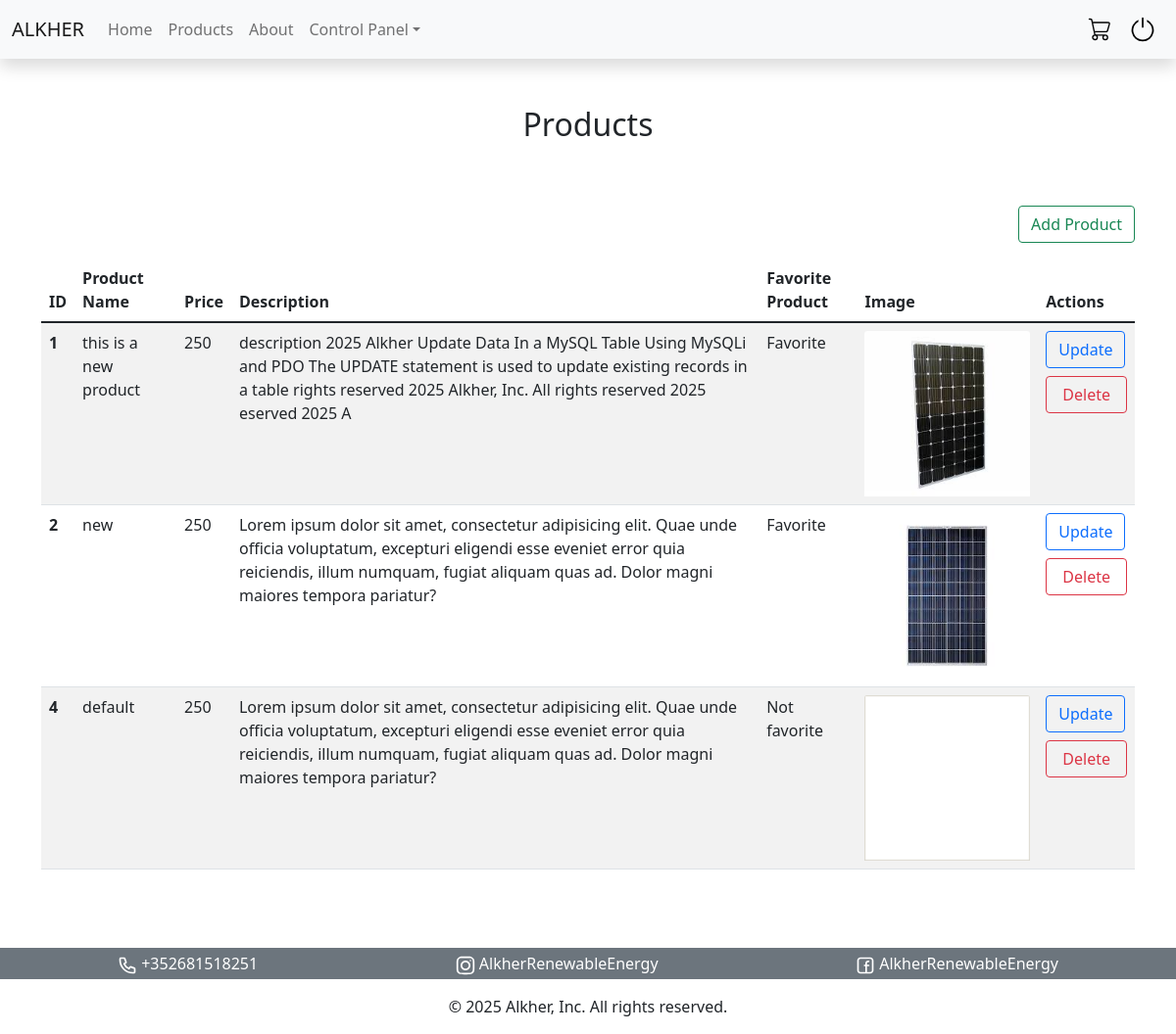
The app's page /manage_products.php (signed in) with its own data.
### tables this page shows
CREATE TABLE `products` (
  `id` bigint(20) UNSIGNED NOT NULL,
  `product_name` varchar(255) NOT NULL,
  `price` int(11) UNSIGNED NOT NULL,
  `description` text NOT NULL,
  `image` varchar(255) DEFAULT NULL,
  `favorite_product` tinyint(4) DEFAULT NULL,
  `created_at` timestamp NOT NULL DEFAULT current_timestamp(),
  `updated_at` timestamp NOT NULL DEFAULT current_timestamp() ON UPDATE current_timestamp()
);

### manage_products.php (the view, shortened to what this page needs)
<!DOCTYPE html>
<html lang="en">
<head>
    <link href="https://cdn.jsdelivr.net/npm/bootstrap@5.1.3/dist/css/bootstrap.min.css" rel="stylesheet">
</head>
<body>
    <?php include "./components/navbar.php"; ?>
    <div class="h2 text-center mt-5">Products</div>
    <div class="container my-5 py-3">
    <?php
    if (isset($_SESSION['role'])) {
        echo '<div class="text-end mb-3"><a href="./add_product.php" class="btn btn-outline-success">Add Product</a></div>
    <table class="table table-striped">
        <thead>
            <tr>
                <th scope="col">ID</th>
                <th scope="col">Product Name</th>
                <th scope="col">Price</th>
                <th scope="col">Description</th>
                <th scope="col">Favorite Product</th>
                <th scope="col">Image</th>
                <th scope="col">Actions</th>
            </tr>
        </thead>
        <tbody>';
        include "./database/connection.php";
        $sql = "SELECT * FROM products";
        $result = $conn->query($sql);
        while($row = $result->fetch_assoc()) {
            $favorite = ($row["favorite_product"] == 1) ? "Favorite" : "Not favorite";
            echo "<tr>";
            echo "<th>".$row["id"]."</th>";
            echo "<td>".$row["product_name"]."</td>";
            echo "<td>".$row["price"]."</td>";
            echo "<td>".$row["description"]."</td>";
            echo "<td>".$favorite."</td>";
            echo '<td><img src="./images/'.$row["image"].'" class="card-img-top" alt="'.$row["product_name"].'"></td>';
            echo '<td>
                <a href="./edit_product.php?id='.$row["id"].'" class="btn btn-outline-primary mb-2">Update</a>
                <form method="POST">
                    <input type="hidden" name="id" value="'.$row["id"].'">
                <button class="btn btn-outline-danger px-3" type="submit">Delete</button>
                </form>';
            echo "</td></tr>";
        }
    }
    ?>
    </tbody>
    </table>
    </div>
    <?php include("./components/footer.php"); ?>
</body>
</html>

### components/navbar.php (shortened to what this page needs)
<?php
echo '<nav class="shadow navbar navbar-expand-lg navbar-light bg-light">
<div class="container-fluid">
    <a class="navbar-brand" href="./index.php">ALKHER</a>
    <button class="navbar-toggler" type="button" data-bs-toggle="collapse" data-bs-target="#navbarSupportedContent" aria-controls="navbarSupportedContent" aria-expanded="false" aria-label="Toggle navigation">
        <span class="navbar-toggler-icon"></span>
    </button>
    <div class="collapse navbar-collapse" id="navbarSupportedContent">
        <ul class="navbar-nav me-auto mb-2 mb-lg-0">
            <li class="nav-item">
                <a class="nav-link" aria-current="page" href="./index.php">Home</a>
            </li>
            <li class="nav-item">
                <a class="nav-link" href="./products.php">Products</a>
            </li>
            <li class="nav-item">
                <a class="nav-link" href="#">About</a>
            </li>';
        if (isset($_SESSION['role'])) {
            echo '<li class="nav-item dropdown">
                    <a class="nav-link dropdown-toggle" href="#" data-bs-toggle="dropdown" aria-expanded="false">Control Panel</a>
                    <ul class="dropdown-menu">';
                        echo '<li><a class="dropdown-item" href="./manage_products.php">Products</a></li>
                    </ul>
                </li></ul>';
            echo '<ul class="navbar-nav">
                    <li class="nav-item">
                        <a href="#" class="nav-link link-body-emphasis px-2">
                            <svg width="28px" height="28px" viewBox="0 0 24 24" fill="none" xmlns="http://www.w3.org/2000/svg"><g id="SVGRepo_bgCarrier" stroke-width="0"></g><g id="SVGRepo_tracerCarrier" stroke-linecap="round" stroke-linejoin="round"></g><g id="SVGRepo_iconCarrier"> <g id="Interface / Shopping_Cart_01"> <path id="Vector" d="M17 17C15.8954 17 15 17.8954 15 19C15 20.1046 15.8954 21 17 21C18.1046 21 19 20.1046 19 19C19 17.8954 18.1046 17 17 17ZM17 17H9.29395C8.83288 17 8.60193 17 8.41211 16.918C8.24466 16.8456 8.09938 16.7291 7.99354 16.5805C7.8749 16.414 7.82719 16.1913 7.73274 15.7505L5.27148 4.26465C5.17484 3.81363 5.12587 3.58838 5.00586 3.41992C4.90002 3.27135 4.75477 3.15441 4.58732 3.08205C4.39746 3 4.16779 3 3.70653 3H3M6 6H18.8732C19.595 6 19.9555 6 20.1978 6.15036C20.41 6.28206 20.5653 6.48862 20.633 6.729C20.7104 7.00343 20.611 7.34996 20.411 8.04346L19.0264 12.8435C18.9068 13.2581 18.8469 13.465 18.7256 13.6189C18.6185 13.7547 18.4772 13.861 18.317 13.9263C18.1361 14 17.9211 14 17.4921 14H7.73047M8 21C6.89543 21 6 20.1046 6 19C6 17.8954 6.89543 17 8 17C9.10457 17 10 17.8954 10 19C10 20.1046 9.10457 21 8 21Z" stroke="#000000" stroke-width="1.176" stroke-linecap="round" stroke-linejoin="round"></path> </g> </g></svg>
                        </a>
                    </li>
                    <li class="nav-item">
                        <a href="./logout.php" class="nav-link link-body-emphasis px-2">
                            <svg width="28px" height="28px" viewBox="0 0 1024 1024" xmlns="http://www.w3.org/2000/svg" fill="#000000"><g id="SVGRepo_bgCarrier" stroke-width="0"></g><g id="SVGRepo_tracerCarrier" stroke-linecap="round" stroke-linejoin="round"></g><g id="SVGRepo_iconCarrier"><path fill="#000000" d="M352 159.872V230.4a352 352 0 1 0 320 0v-70.528A416.128 416.128 0 0 1 512 960a416 416 0 0 1-160-800.128z"></path><path fill="#000000" d="M512 64q32 0 32 32v320q0 32-32 32t-32-32V96q0-32 32-32z"></path></g></svg>
                        </a>
                    </li>
                </ul>';
        } else {
            echo '</ul><ul class="navbar-nav">
                    <li class="nav-item"><a href="./login.php" class="nav-link link-body-emphasis px-2">Login</a></li>
                    <li class="nav-item"><a href="./signup.php" class="nav-link link-body-emphasis px-2">Sign up</a></li>
                </ul>';
        }
    echo '</div>
</div>
</nav>';
?>

### components/footer.php (shortened to what this page needs)
<?php
    echo '<div>
    <div class="d-flex justify-content-between py-1 bg-secondary" style="padding: 0px 120px;">
        <div>
            <a class="text-white text-decoration-none" href="https://www.facebook.com/">+352681518251</a>
        </div>
        <div>
            <a class="text-white text-decoration-none" href="https://www.instagram.com/">AlkherRenewableEnergy</a>
        </div>
        <div>
            <a class="text-white text-decoration-none" href="https://www.facebook.com/">AlkherRenewableEnergy</a>
        </div>
    </div>
    <div class="text-center py-3">© 2025 Alkher, Inc. All rights reserved.</div>
    </div>';
?>

### records on screen
products: id "1", product_name "this is a new product", price "250", description "description 2025 Alkher Update Data In a MySQL Table Using MySQLi and PDO The UPDATE statement is used to update existing records in a table rights reserved 2025 Alkher, Inc. All rights reserved 2025 eserved 2025 A", favorite_product "Favorite", image (picture)
products: id "2", product_name "new", price "250", description "Lorem ipsum dolor sit amet, consectetur adipisicing elit. Quae unde officia voluptatum, excepturi eligendi esse eveniet error quia reiciendis, illum numquam, fugiat aliquam quas ad. Dolor magni maiores tempora pariatur?", favorite_product "Favorite", image (picture)
products: id "4", product_name "default", price "250", description "Lorem ipsum dolor sit amet, consectetur adipisicing elit. Quae unde officia voluptatum, excepturi eligendi esse eveniet error quia reiciendis, illum numquam, fugiat aliquam quas ad. Dolor magni maiores tempora pariatur?", favorite_product "Not favorite", image+product_name (placeholder picture)
